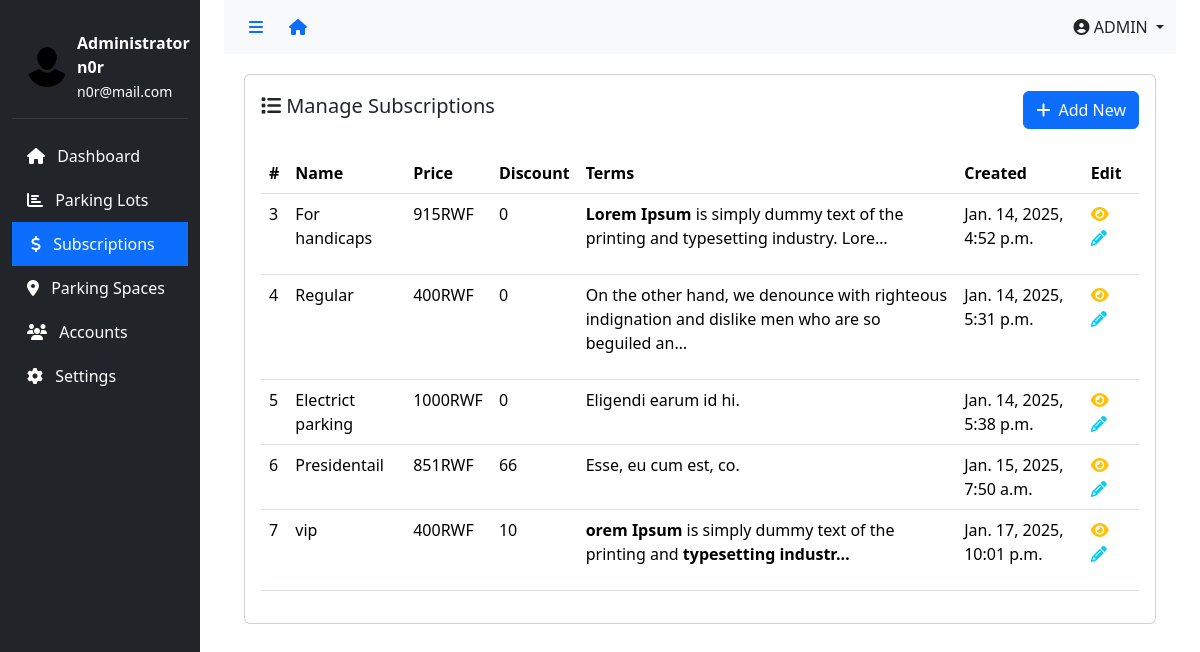
/dashboard/subscriptions (signed in), run on the app's committed database.
### app/models.py (models this page shows, shortened)
class User(AbstractUser):
    class Role(models.TextChoices):
        ATTENDANTS = "ATTENDANTS", "Attendants"
        ADMIN = "ADMIN", "Admin"
        CLIENT = "CLIENT", "Client"
    role = models.CharField(
        max_length=50,
        choices=Role.choices,
        default=Role.CLIENT  # Set default role to CLIENT
    )
    phone_number = models.CharField(
        validators=[phone_regex],
        max_length=10,
        unique=True,
        null=True
    )
    groups = models.ManyToManyField(
        'auth.Group',
        related_name='users',
        blank=True,
        help_text='The groups this user belongs to.'
    )
    user_permissions = models.ManyToManyField(
        'auth.Permission',
        related_name='users',
        blank=True,
        help_text='Specific permissions for this user.'
    )

class Subscription(models.Model):
    name = models.CharField(max_length=255, unique=True)
    price = models.IntegerField()
    discount_rate = models.PositiveIntegerField(validators=[MaxValueValidator(100)])
    terms = models.TextField()
    created_at = models.DateTimeField(auto_now_add=True)

### app/views.py (the view)
# urls.py: path('dashboard/subscriptions', views.subscriptions, name="subscriptions"),
@login_required
@admin_required
def subscriptions(request):
    sublist = Subscription.objects.all()
    context={
        'subscriptions': sublist,
        'active_menu': 'subscriptions'
    }
    return render(request, "dashboard/subscriptions.html", context)

### app/templates/app/dashboard/subscriptions.html (shortened to what this page needs)
{% extends 'dashboard/base.html' %}
{% block content %}
    <div class="content">
        <div class="card">
            <div class="card-body">
    <div class="d-flex justify-content-between align-items-center">
        <h5 class="card-title"><i class="fas fa-list"></i> Manage Subscriptions</h5>
        <a href="{% url 'create_subscription' %}" class="btn btn-primary"><i class="fas fa-plus me-2"></i>Add New</a>
    </div>
<br>
              <div class="table-responsive">
                <table class="table" id="activityTable">
                  <thead>
                    <tr>
                      <th>#</th>
                      <th>Name</th>
                      <th>Price</th>
                      <th>Discount</th>
                      <th>Terms</th>
                      <th>Created</th>
                      <th>Edit</th>
                    </tr>
                  </thead>
                  <tbody>
                    {% for sub in subscriptions %}
                    <tr>
                      <td>{{ sub.id }}</td>
                      <td>{{ sub.name }}</td>
                      <td>{{ sub.price }}RWF</td>
                      <td>{{ sub.discount_rate }}</td>
                      <td>{{ sub.terms|safe|truncatechars:100 }}</td>
                      <td>{{ sub.created_at }}</td>
                      <td>
                        <a href="{% url 'subscription_view' sub.pk %}"><i class="fas fa-eye me-2 text-warning"></i></a>
                        <a href="{% url 'update_subscription' sub.pk %}"><i class="fas fa-pencil me-2 text-info"></i></a>
                    </td>
                    </tr>
                {% endfor %}
                  </tbody>
                </table>
              </div>
            </div>
          </div>
    </div>
{% endblock %}

### app/templates/app/dashboard/includes/admin-sidebar.html
{% load static %}
<div class="col-md-3 col-lg-2 d-md-block sidebar" id="sidebar">
  <div class="position-sticky pt-3">
    <div class="user-info d-flex align-items-center">
      <img src="{% static 'img/pngwing.com.png' %}" alt="User" class="rounded-circle" />
      <div>
        <div class="fw-bold">Administrator</div>
        <div class="fw-bold">{{ user.username }}</div>
        <small>{{ user.email }}</small>
      </div>
    </div>
    <ul class="nav flex-column">
      <li class="nav-item">
        <a class="sidebar-link {% if active_menu == 'dashboard' %}active{% endif %}" href="{% url 'dashboard' %}" data-page="dashboard">
          <i class="fas fa-home me-2"></i> Dashboard
        </a>
      </li>
      <li class="nav-item">
        <a class="sidebar-link {% if active_menu == 'parking' %}active{% endif %}" href="{% url 'parking' %}" data-page="analytics">
          <i class="fas fa-chart-bar me-2"></i> Parking Lots
        </a>
      </li>
      <li class="nav-item">
        <a class="sidebar-link {% if active_menu == 'subscriptions' %}active{% endif %}" href="{% url 'subscriptions' %}" data-page="analytics">
          <i class="fas fa-dollar me-2"></i> Subscriptions
        </a>
      </li>
      <li class="nav-item">
        <a class="sidebar-link {% if active_menu == 'parkingspace' %}active{% endif %}" href="{% url 'parkingspace' %}" data-page="analytics">
          <i class="fas fa-location-dot me-2"></i> Parking Spaces
        </a>
      </li>
      <li class="nav-item">
        <a class="sidebar-link {% if active_menu == 'uaccounts' %}active{% endif %}" href="{% url 'uaccounts' %}" data-page="users">
          <i class="fas fa-users me-2"></i> Accounts
        </a>
      </li>
      <li class="nav-item">
        <a class="sidebar-link {% if active_menu == 'settings' %}active{% endif %}" href="#" data-page="settings">
          <i class="fas fa-cog me-2"></i> Settings
        </a>
      </li>
    </ul>
  </div>
</div>

### app/templates/app/dashboard/includes/nav.html (shortened to what this page needs)
<nav class="navbar navbar-expand-lg navbar-light bg-light">
  <div class="container-fluid d-flex align-items-center">
    <div class="d-flex align-items-center">
      <button class="btn btn-link" id="sidebarToggle">
        <i class="fas fa-bars"></i>
      </button>
      <a href="/" class="btn btn-link">
        <i class="fas fa-house"></i>
      </a>
    </div>
    <div class="ms-auto d-flex align-items-center">
      <div class="dropdown">
        <a class="nav-link dropdown-toggle" href="#" role="button" data-bs-toggle="dropdown">
          <i class="fas fa-user-circle"></i> {{ user.role }}
        </a>
      </div>
    </div>
  </div>
</nav>

### app/templates/app/dashboard/base.html (style rules this page uses)
.sidebar { min-height: 100vh; background: #212529; transition: all 0.3s; }
.sidebar-link { color: #fff; text-decoration: none; padding: 10px 15px; display: block; transition: all 0.3s; }
.sidebar-link:hover, .sidebar-link.active { background: #343a40; color: #fff; border-left: 4px solid #0d6efd; }
.sidebar-link.active { background: #0d6efd; }
.content { padding: 20px; }
#sidebarToggle { cursor: pointer; }
.user-info { color: white; padding: 15px; border-bottom: 1px solid #343a40; margin-bottom: 15px; }
.user-info img { width: 40px; height: 40px; margin-right: 10px; }

### data on the page
User: username "n0r", email "n0r@mail.com", role "ADMIN"
Subscription: id "3", name "For handicaps", price "915", discount_rate "0", terms "Lorem Ipsum is simply dummy text of the printing and typesetting industry. Lore…", created_at "Jan. 14, 2025, 4:52 p.m."
Subscription: id "4", name "Regular", price "400", discount_rate "0", terms "On the other hand, we denounce with righteous indignation and dislike men who are so beguiled an…", created_at "Jan. 14, 2025, 5:31 p.m."
Subscription: id "5", name "Electrict parking", price "1000", discount_rate "0", terms "Eligendi earum id hi.", created_at "Jan. 14, 2025, 5:38 p.m."
Subscription: id "6", name "Presidentail", price "851", discount_rate "66", terms "Esse, eu cum est, co.", created_at "Jan. 15, 2025, 7:50 a.m."
Subscription: id "7", name "vip", price "400", discount_rate "10", terms "orem Ipsum is simply dummy text of the printing and typesetting industr…", created_at "Jan. 17, 2025, 10:01 p.m."
